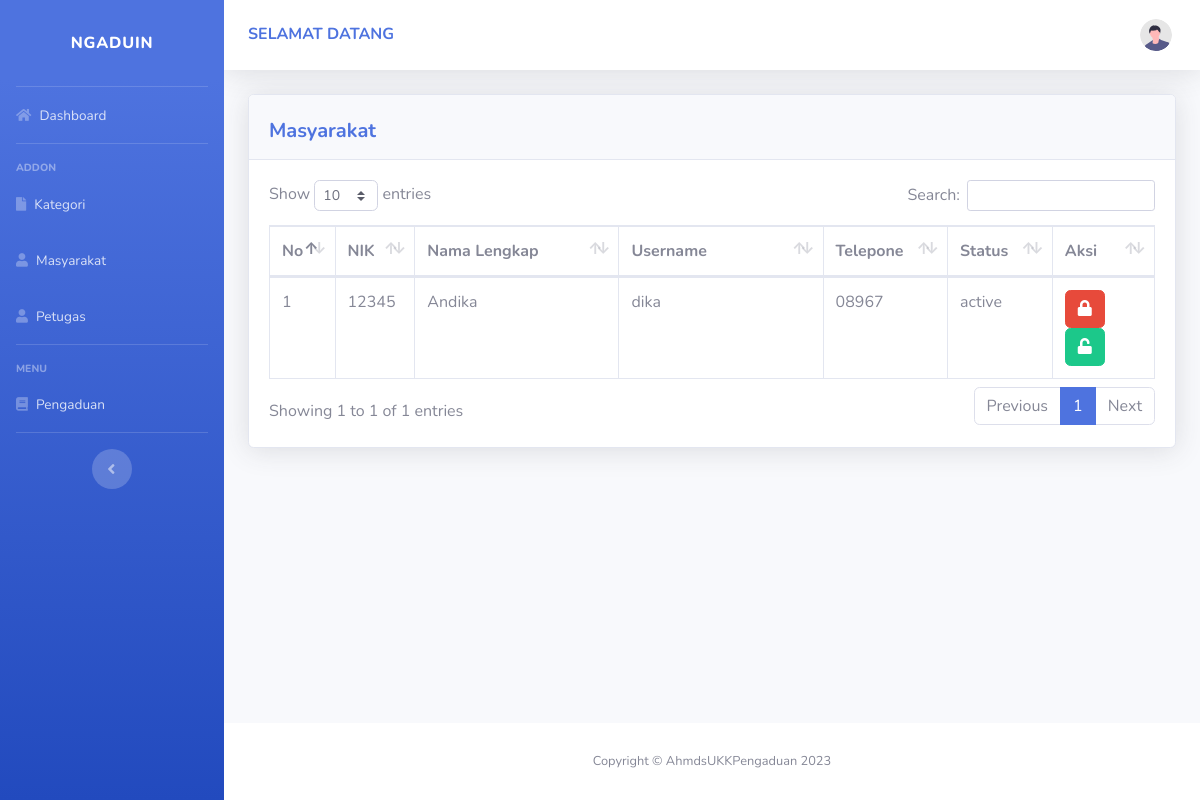
/masyarakat_petugas, run on the app's committed database.
### tables this page shows
CREATE TABLE `masyarakat` (
  `id` int(11) NOT NULL,
  `nik` varchar(16) NOT NULL,
  `nama_lengkap` varchar(35) NOT NULL,
  `username` varchar(25) NOT NULL,
  `password` varchar(128) NOT NULL,
  `telepon` varchar(13) NOT NULL,
  `is_active` enum('active','not_active') NOT NULL
);

### application/controllers/C_ahmd_Dashboard.php (called while the page is built, shortened)
<?php
class C_ahmd_Dashboard extends CI_Controller
{
    public function tabel_masyarakat()
    {
        $this->load->model('M_ahmd_Admin');
        $data['masyarakat'] = $this->M_ahmd_Admin->getMasyarakat();
        $data['petugas'] = $this->db->get_where('petugas', ['username' => $this->session->userdata('username')])->row_array();
        $data['subkategori'] = $this->M_ahmd_Admin->joinSubKategori();
        $data['title'] = 'Data Masyarakat';
        $this->load->view('template_petugas/header', $data);
        $this->load->view('template_petugas/sidebar', $data);
        $this->load->view('template_petugas/topbar', $data);
        $this->load->view('petugas/v_ahmd_masyarakat', $data);
        $this->load->view('template_petugas/footer', $data);
    }
}

### index.php (called while the page is built, shortened)
<?php
require_once BASEPATH.'core/CodeIgniter.php';

### application/models/M_ahmd_Admin.php (called while the page is built, shortened)
<?php
class M_ahmd_Admin extends CI_Model
{
    function joinSubKategori()
    {
        $this->db->select('*');
        $this->db->from('subkategori');
        $this->db->join('kategori', 'kategori.id_kategori=subkategori.id_kategori');
        return $this->db->get()->result_array();
    }
    function getMasyarakat()
    {
        return $this->db->get('masyarakat')->result_array();
    }
}

### application/views/petugas/v_ahmd_masyarakat.php (the view, shortened to what this page needs)
<div class="container-fluid">
    <div class="card shadow mb-4">
        <div class="card-header py-3">
            <div class="d-flex aling-item-center">
                <h5 class="m-0 font-weight-bold text-primary mt-2">Masyarakat</h5>
            </div>
        </div>
        <div class="card-body">
            <div class="table-responsive">
                <table class="table table-bordered" id="dataTable" width="100%" cellspacing="0">
                    <thead>
                        <tr>
                            <th width='1%'>No</th>
                            <th width='5%'>NIK</th>
                            <th width='20%'>Nama Lengkap</th>
                            <th width='20%'>Username</th>
                            <th width='10%'>Telepone</th>
                            <th width='10%'>Status</th>
                            <th width='10%'>Aksi</th>
                        </tr>
                    </thead>
                    <tbody>
                        <?php
                        $count = 0;
                        foreach ($masyarakat as $m) :
                            $count = $count + 1;
                        ?>
                            <tr>
                                <td><?= $count ?></td>
                                <td><?= $m['nik']  ?></td>
                                <td><?= $m['nama_lengkap']  ?></td>
                                <td><?= $m['username']  ?></td>
                                <td><?= $m['telepon']  ?></td>
                                <td><?= $m['is_active']  ?></td>
                                <th><a class="btn btn-danger" href="<?= base_url('C_ahmd_Update/petugasbanMasyarakat/') . $m['id'] ?>" onclick="return confirm('Apa anda yakin akan ban masyarakat ini?')"><i class="fa fa-lock"></i></a>
                                    <a class="btn btn-success" href="<?= base_url('C_ahmd_Update/petugasaktifMasyarakat/') . $m['id'] ?>" onclick="return confirm('Apa anda yakin akan aktivasi masyarakat ini?')"><i class="fa fa-unlock"></i></a>
                                </th>
                            </tr>
                        <?php endforeach ?>
                    </tbody>
                </table>
            </div>
        </div>
    </div>
</div>
</div>
<footer class="sticky-footer bg-white">
    <div class="container my-auto">
        <div class="copyright text-center my-auto">
            <span>Copyright &copy; AhmdsUKKPengaduan 2023</span>
        </div>
    </div>
</footer>
</div>
</div>

### data on the page
masyarakat: nik "12345", nama_lengkap "Andika", username "dika", telepon "08967", is_active "active"
